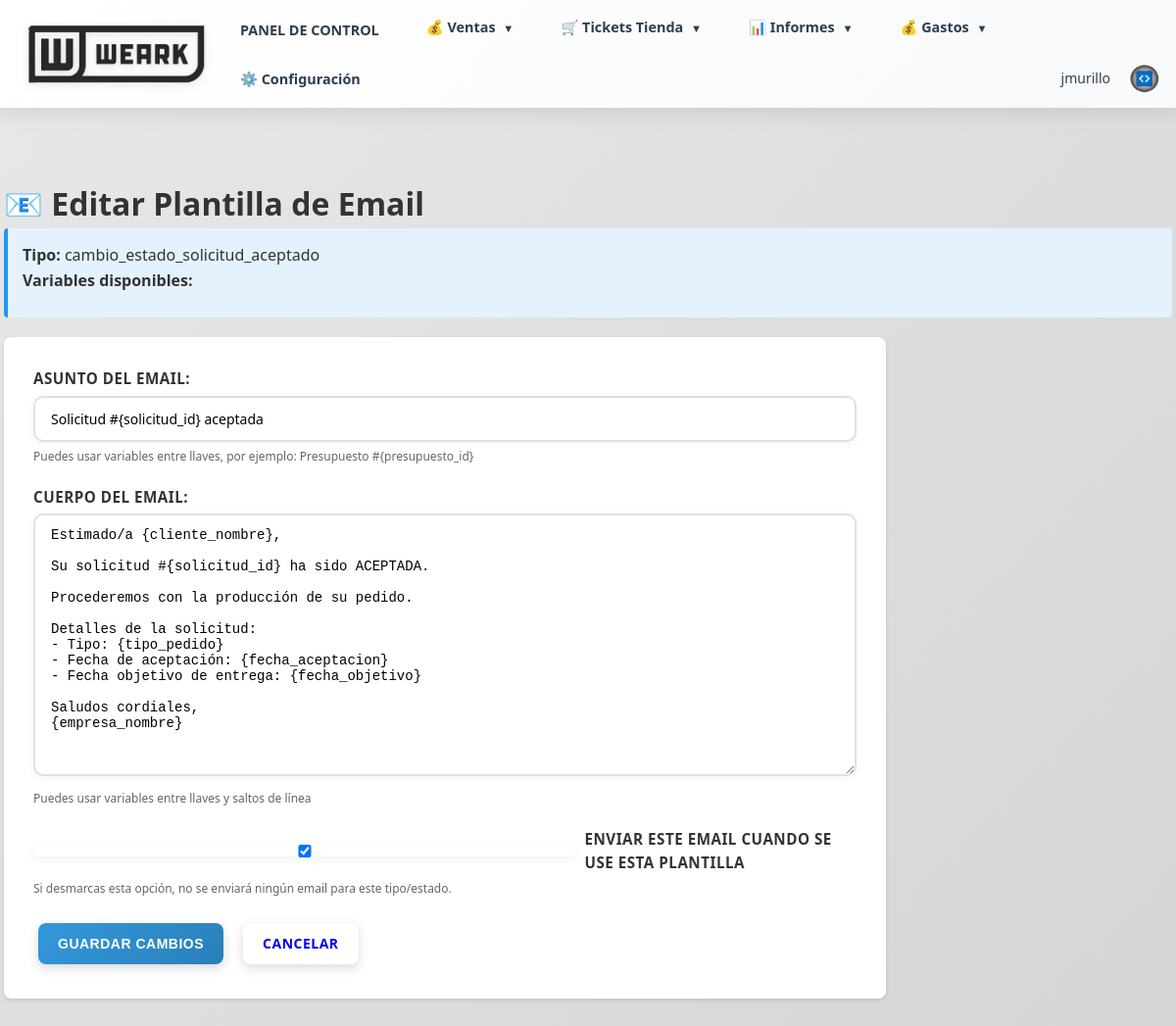
Page /configuracion/plantillas-email/8/editar (signed in) on the committed database.
### models.py (models this page shows, shortened)
class Usuario(db.Model, UserMixin):
    __tablename__ = 'usuarios'
    id = db.Column(db.Integer, primary_key=True)
    usuario = db.Column(db.String(80), nullable=False, unique=True)
    password_hash = db.Column(db.String(255), nullable=False)
    correo = db.Column(db.String(100), nullable=False)
    telefono = db.Column(db.String(50))
    rol = db.Column(db.String(50), nullable=False)  # comercial, administracion, supervisor, usuario
    fecha_creacion = db.Column(db.DateTime, default=datetime.utcnow)
    ultimo_acceso = db.Column(db.DateTime)
    activo = db.Column(db.Boolean, default=True, nullable=False)
    def is_supervisor(self):
        return self.rol == 'supervisor'

class PlantillaEmail(db.Model):
    __tablename__ = 'plantillas_email'
    id = db.Column(db.Integer, primary_key=True)
    tipo = db.Column(db.String(50), nullable=False, unique=True)  # 'presupuesto', 'cambio_estado_pedido'
    asunto = db.Column(db.String(200), nullable=False)
    cuerpo = db.Column(db.Text, nullable=False)
    enviar_activo = db.Column(db.Boolean, nullable=False, default=True)  # Permite desactivar temporalmente el envío
    fecha_creacion = db.Column(db.DateTime, default=datetime.utcnow)
    fecha_actualizacion = db.Column(db.DateTime, default=datetime.utcnow, onupdate=datetime.utcnow)

### routes/configuracion.py (the view, shortened to what this page needs)
@configuracion_bp.route('/configuracion/plantillas-email/<int:id>/editar', methods=['GET', 'POST'])
@login_required
@supervisor_required
def editar_plantilla_email(id):
    plantilla = PlantillaEmail.query.get_or_404(id)
    return render_template('configuracion/editar_plantilla_email.html', plantilla=plantilla)

### app.py (called while the page is built)
@login_manager.user_loader
def load_user(user_id):
    from models import Usuario, Cliente
    if user_id.startswith('cliente_'):
        cliente_id = int(user_id.replace('cliente_', ''))
        cliente = Cliente.query.get(cliente_id)
        if cliente and cliente.tiene_acceso_web():
            return cliente
        return None
    else:
        return Usuario.query.get(int(user_id))

### utils/auth.py (called while the page is built)
def supervisor_required(f):
    @wraps(f)
    def decorated_function(*args, **kwargs):
        if not current_user.is_authenticated:
            flash('Debes iniciar sesión para acceder a esta página', 'error')
            return redirect(url_for('auth.login'))
        if not current_user.is_supervisor():
            flash('No tienes permisos para acceder a esta página', 'error')
            return redirect(url_for('index.index'))
        return f(*args, **kwargs)
    return decorated_function

### templates/configuracion/editar_plantilla_email.html (shortened to what this page needs)
{% extends "base.html" %}
{% block content %}
<div class="container">
    <h1>📧 Editar Plantilla de Email</h1>
    <div class="info-box" style="margin-bottom: 20px;">
        <p><strong>Tipo:</strong>
            {% if plantilla.tipo == 'presupuesto' %}
                📄 Presupuesto
            {% elif plantilla.tipo == 'cambio_estado_pedido' %}
                📦 Cambio de Estado de Pedido
            {% else %}
                {{ plantilla.tipo }}
            {% endif %}
        </p>
        <p><strong>Variables disponibles:</strong></p>
    </div>
    <form method="POST" class="form-container">
        <div class="form-group">
            <label for="asunto">Asunto del Email:</label>
            <input type="text" id="asunto" name="asunto" class="form-control" value="{{ plantilla.asunto }}" required>
            <small class="form-text">Puedes usar variables entre llaves, por ejemplo: Presupuesto #{presupuesto_id}</small>
        </div>
        <div class="form-group">
            <label for="cuerpo">Cuerpo del Email:</label>
            <textarea id="cuerpo" name="cuerpo" class="form-control" rows="15" required>{{ plantilla.cuerpo }}</textarea>
            <small class="form-text">Puedes usar variables entre llaves y saltos de línea</small>
        </div>
        <div class="form-group">
            <label style="display: flex; align-items: center; gap: 8px;">
                <input type="checkbox" name="enviar_activo" {% if plantilla.enviar_activo %}checked{% endif %}>
                <span>Enviar este email cuando se use esta plantilla</span>
            </label>
            <small class="form-text">Si desmarcas esta opción, no se enviará ningún email para este tipo/estado.</small>
        </div>
        <div class="form-actions">
            <button type="submit" class="btn btn-primary">Guardar Cambios</button>
            <a href="{{ url_for('configuracion.plantillas_email') }}" class="btn btn-secondary">Cancelar</a>
        </div>
    </form>
</div>
{% endblock %}

### templates/base.html (shortened to what this page needs)
<!DOCTYPE html>
<html lang="es">
<head>
    <link rel="stylesheet" href="{{ url_for('static', filename='css/style.css') }}">
</head>
<body>
    <header>
        <div class="container header-wrapper">
            <a href="{{ url_for('index.index') }}" style="text-decoration: none; display: flex; align-items: center;">
                <img src="{{ url_for('static', filename='logo_base.png') }}" alt="Logo" class="header-logo">
            </a>
            <nav id="mainNav">
                {% if current_user.is_authenticated %}
                    <a href="{{ url_for('index.index') }}">PANEL DE CONTROL</a>
                    {% if current_user.rol == 'usuario' %}
                        <a href="{{ url_for('solicitudes.listado_solicitudes') }}">SOLICITUDES</a>
                    {% else %}
                        <div class="dropdown">
                            <a href="#" class="dropdown-toggle">💰 Ventas <span class="dropdown-arrow">▼</span></a>
                        </div>
                        <div class="dropdown">
                            <a href="#" class="dropdown-toggle">🛒 Tickets Tienda <span class="dropdown-arrow">▼</span></a>
                        </div>
                        <div class="dropdown">
                            <a href="#" class="dropdown-toggle">📊 Informes <span class="dropdown-arrow">▼</span></a>
                        </div>
                        <div class="dropdown">
                            <a href="#" class="dropdown-toggle">💰 Gastos <span class="dropdown-arrow">▼</span></a>
                        </div>
                        {% if current_user.is_supervisor() %}
                            <a href="{{ url_for('configuracion.index') }}">⚙️ Configuración</a>
                        {% endif %}
                    {% endif %}
                    <div class="user-menu">
                        <span class="user-name">{{ current_user.usuario }}</span>
                        <a href="{{ url_for('auth.logout') }}" class="logout-btn-circle" title="Cerrar Sesión">
                            <img src="{{ url_for('static', filename='logo_jm.png') }}" alt="Cerrar Sesión" style="width: 100%; height: 100%; object-fit: contain;">
                        </a>
                    </div>
                {% endif %}
            </nav>
        </div>
    </header>
    <div class="container">
        {% block content %}{% endblock %}
    </div>
</body>
</html>

### static/css/style.css (style rules this page uses)
* { margin: 0; padding: 0; box-sizing: border-box; }
body { font-family: 'Segoe UI', Tahoma, Geneva, Verdana, sans-serif; background: linear-gradient(135deg, #e8e8e8 0%, #d5d5d5 100%); background-attachment: fixed; color: #333; line-height: 1.6; animation: fadeIn 0.5s ease-in; }
.container { max-width: 1200px; margin: 0 auto; padding: 20px 2px; animation: slideUp 0.6s ease-out; }
header { background: linear-gradient(135deg, #ffffff 0%, #f8f9fa 100%); color: #2c3e50; padding: 0.6rem 0; margin-bottom: 2rem; box-shadow: 0 4px 20px rgba(0,0,0,0.1); position: sticky; top: 0; z-index: 1000; backdrop-filter: blur(10px); animation: slideDown 0.5s ease-out; }
.header-wrapper { display: flex; align-items: center; justify-content: space-between; gap: 20px; padding: 0 2px; position: relative; }
header .container { max-width: 100%; padding: 0; }
.user-menu { display: flex; align-items: center; gap: 15px; margin-left: auto; }
.user-name { color: #2c3e50; font-weight: 500; font-size: 14px; }
.logout-btn-circle { display: flex; align-items: center; justify-content: center; width: 40px; height: 40px; background: transparent; text-decoration: none; border-radius: 4px; transition: all 0.3s; overflow: hidden; padding: 4px; box-sizing: border-box; }
.logout-btn-circle img { width: 100%; height: 100%; object-fit: contain; transition: all 0.3s; }
.header-logo { height: 65px; width: auto; object-fit: contain; transition: transform 0.3s ease; filter: drop-shadow(0 2px 4px rgba(0,0,0,0.1)); flex-shrink: 0; cursor: pointer; }
nav { display: flex; align-items: center; gap: 8px; flex-wrap: wrap; background: transparent; padding: 0; border: none; backdrop-filter: none; }
nav a { color: #2c3e50; text-decoration: none; margin-right: 12px; padding: 6px 14px; border-radius: 8px; transition: all 0.3s cubic-bezier(0.4, 0, 0.2, 1); font-weight: 600; position: relative; overflow: hidden; display: inline-block; font-size: 0.9rem; }
.dropdown { position: relative; display: inline-block; }
.dropdown-toggle { cursor: pointer; }
.dropdown-arrow { font-size: 0.7rem; margin-left: 4px; transition: transform 0.3s ease; }
nav a::before { content: ''; position: absolute; top: 50%; left: 50%; width: 0; height: 0; border-radius: 50%; background: rgba(44, 62, 80, 0.1); transform: translate(-50%, -50%); transition: width 0.6s, height 0.6s; }
.btn { display: inline-block; padding: 10px 20px; margin: 5px; text-decoration: none; border-radius: 8px; border: none; cursor: pointer; font-size: 14px; font-weight: 600; transition: all 0.3s cubic-bezier(0.4, 0, 0.2, 1); position: relative; overflow: hidden; box-shadow: 0 4px 12px rgba(0,0,0,0.15); text-transform: uppercase; letter-spacing: 0.5px; }
.btn::before { content: ''; position: absolute; top: 50%; left: 50%; width: 0; height: 0; border-radius: 50%; background: rgba(255, 255, 255, 0.3); transform: translate(-50%, -50%); transition: width 0.6s, height 0.6s; }
.btn-primary { background: linear-gradient(135deg, #3498db 0%, #2980b9 100%); color: white; }
.form-group { margin-bottom: 25px; animation: fadeIn 0.5s ease-out; }
.form-group label { display: block; margin-bottom: 8px; font-weight: 700; color: #2c3e50; font-size: 0.95rem; text-transform: uppercase; letter-spacing: 0.5px; transition: color 0.3s ease; }
.form-group input, .form-group select, .form-group textarea { width: 100%; padding: 12px 16px; border: 2px solid #e0e0e0; border-radius: 10px; font-size: 14px; transition: all 0.3s ease; background-color: white; box-shadow: 0 2px 8px rgba(0,0,0,0.05); }
.form-group textarea { resize: vertical; min-height: 100px; }

### templates/configuracion/editar_plantilla_email.html (style rules this page uses)
.info-box { background: #e3f2fd; border-left: 4px solid #2196f3; padding: 15px; border-radius: 4px; }
.form-container { background: white; padding: 30px; border-radius: 8px; box-shadow: 0 2px 4px rgba(0,0,0,0.1); max-width: 900px; }
.form-group { margin-bottom: 20px; }
.form-group label { display: block; margin-bottom: 5px; font-weight: bold; color: #333; }
.form-control { width: 100%; padding: 10px; border: 1px solid #ddd; border-radius: 4px; font-size: 14px; font-family: inherit; }
textarea.form-control { resize: vertical; font-family: monospace; }
.form-text { display: block; margin-top: 5px; font-size: 12px; color: #666; }
.form-actions { display: flex; gap: 10px; margin-top: 20px; }

### rows in the picture
Usuario: usuario "jmurillo"
PlantillaEmail: tipo "cambio_estado_solicitud_aceptado", asunto "Solicitud #{solicitud_id} aceptada", cuerpo "Estimado/a {cliente_nombre}, Su solicitud #{solicitud_id} ha sido ACEPTADA. Procederemos con la producción de su pedido. Detalles de la solicitud: - Tipo: {tipo_pedido} - Fecha de aceptación: {fecha_aceptacion} - Fecha objetivo de entrega: {fecha_objetivo} Saludos cordiales, {empresa_nombre}", enviar_activo "☑"
